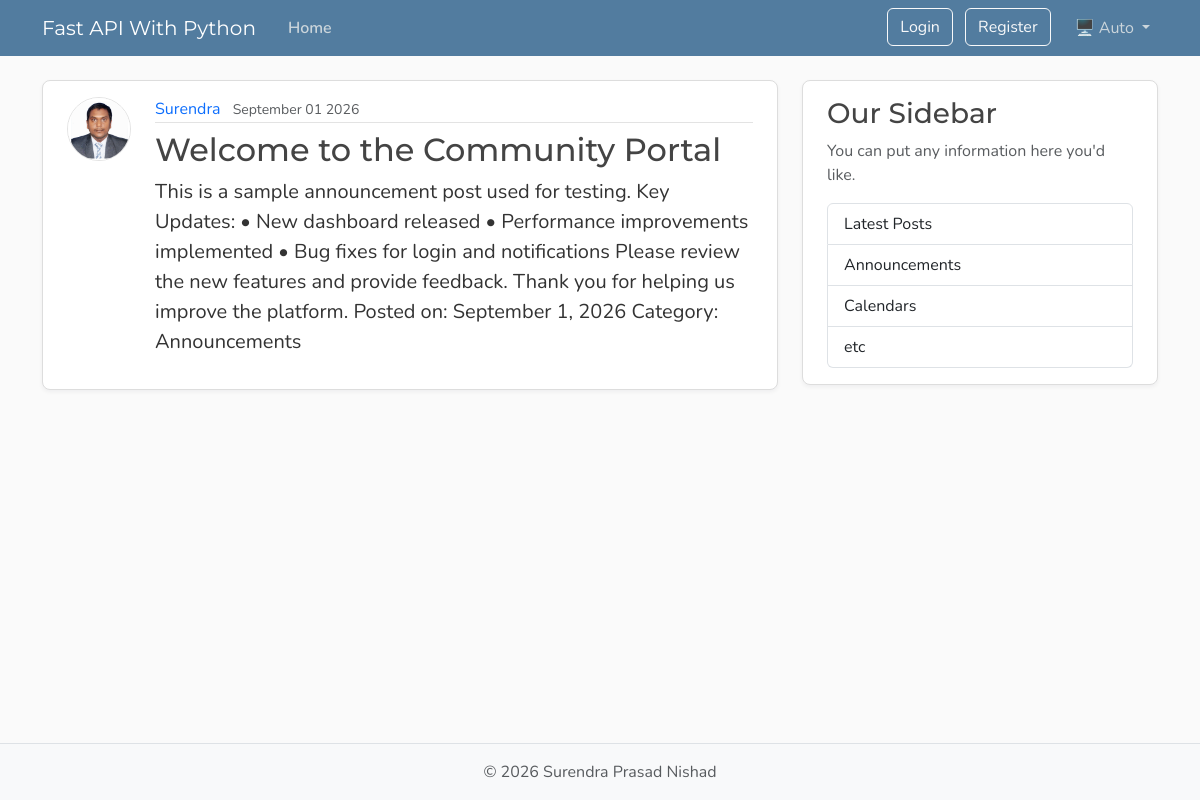
Page /posts on the earlier database version.
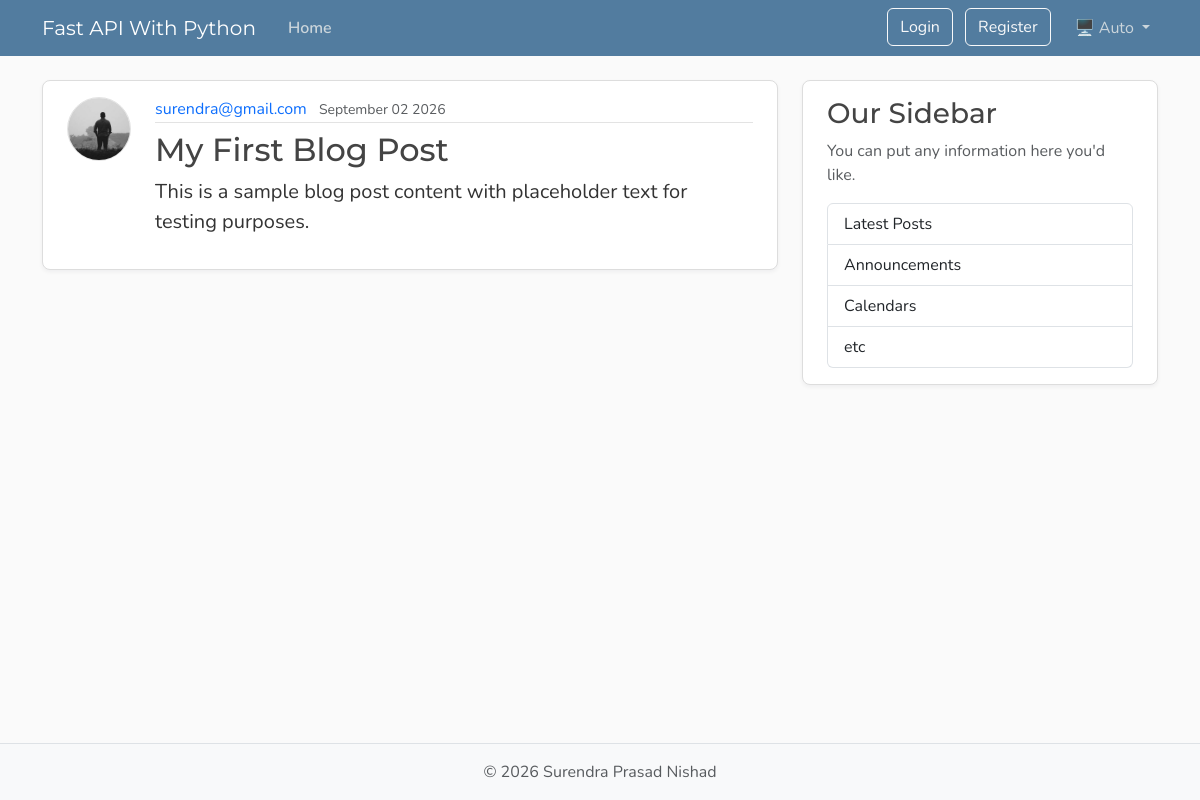
Same page on the later database version.
### app/models/model.py (models this page shows, shortened)
class Post(Base):
    __tablename__ = "posts"
    id: Mapped[int] = mapped_column(Integer, primary_key=True, index=True)
    title: Mapped[str] = mapped_column(
        String(100),
        nullable=False,
    )
    content: Mapped[str] = mapped_column(
        Text,
        nullable=False,
    )
    user_id: Mapped[int] = mapped_column(
        ForeignKey("users.id"),
        nullable=False,
        index=True,
    )
    date_posted: Mapped[datetime] = mapped_column(
        DateTime(timezone=True),
        default=lambda: datetime.now(UTC),
    )
    author: Mapped[User] = relationship(
        back_populates="posts"
    )

class User(Base):
    __tablename__ = "users"
    id: Mapped[int] = mapped_column(Integer, primary_key=True, index=True)
    username: Mapped[str] = mapped_column(String(50), unique=True, nullable=False)
    email: Mapped[str] = mapped_column(String(120), unique=True, nullable=False)
    password_hash: Mapped[str] = mapped_column(String(250), nullable=False)
    image_file: Mapped[str | None] = mapped_column(
        String(200),
        nullable=True,
        default=None,
    )
    posts: Mapped[list[Post]] = relationship(back_populates="author", cascade="all, delete-orphan")

### app/main.py (the view)
@app.get("/", include_in_schema=False,name="home")
@app.get("/posts", include_in_schema=False,name="posts")
async def home(request: Request,db: Annotated[AsyncSession, Depends(get_db)]):
    result= await db.execute(select(models.Post).options(selectinload(models.Post.author)))
    posts=result.scalars().all()
    return templates.TemplateResponse(request,"home.html",
        {
            "posts": posts,
            "title": "Home",
        },
    )

### templates/home.html
{% extends "layout.html" %}
{% block content %}
    {% for post in posts %}
        <article class="content-section py-3 px-4 mb-4">
            <div class="d-flex align-items-start gap-4">
                <img class="rounded-circle article-img flex-shrink-0" src="{{post.author.image_path}}" alt="{{ post.author.username }}'s profile picture" width="64" height="64" loading="lazy"/>
                <div class="flex-grow-1">
                    <div class="article-metadata mb-2">
                        <a class="me-2" href="{{ url_for('user_posts',user_id=post.author.id)}}">{{ post.author.username }}</a>
                        <small class="text-body-secondary">{{ post.date_posted.strftime("%B %d %Y")}}</small>
                    </div>
                    <h2>
                        <a class="article-title" href="{{ url_for('post_page', post_id=post.id) }}">{{ post.title }}</a>
                    </h2>
                    <p class="article-content">{{ post.content }}</p>
                </div>
            </div>
        </article>
    {% endfor %}
{% endblock content %}

Differences in the rows shown:
changed Post: author.image_path: picture added in place of a placeholder; author.username "Surendra" → "surendra@gmail.com"; date_posted "September 01 2026" → "September 02 2026"; title "Welcome to the Community Portal" → "My First Blog Post"; content "This is a sample announcement post used for testing. Key Updates: • New dashboard released • Performance improvements implemented • Bug fixes for login and notifications Please review the new features and provide feedback. Thank you for helping us improve the platform. Posted on: September 1, 2026 Category: Announcements" → "This is a sample blog post content with placeholder text for testing purposes."
